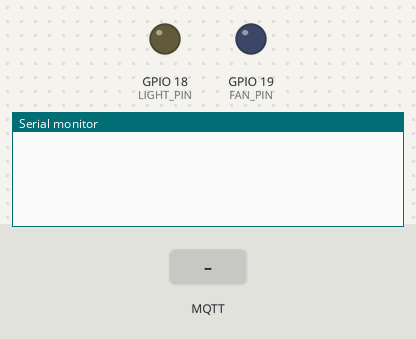
Bench run of a program on a simulated ESP32. Shown: output pins drawn as LEDs (lit = HIGH), the last lines printed to the serial monitor. Inputs (shaded band) come from the test bench. WiFi joins after 1.5 s; servers stay silent unless stated; no MQTT or app messages arrive unless stated.

Above: at 2.3 s.
2.4 s: MQTT message "light" arrives on the first subscribed topic
At 3.6 s:
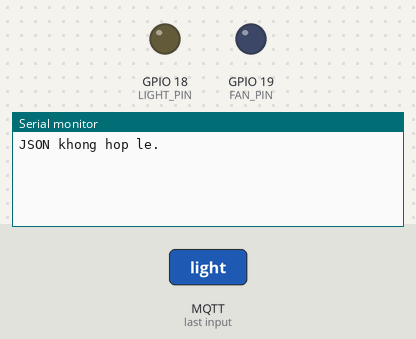
3.9 s: MQTT message "1" arrives on the first subscribed topic
At 5.1 s:
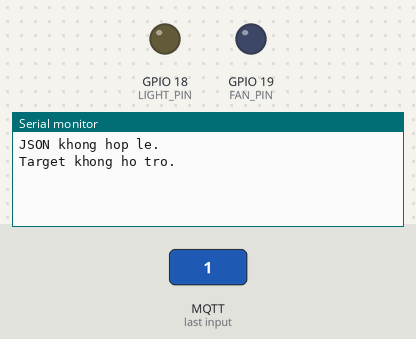

The program:

main.cpp
```cpp
#include <Arduino.h>
#include <ArduinoJson.h>
#include <PubSubClient.h>
#include <WiFi.h>

namespace
{
constexpr uint8_t LIGHT_PIN = 18;
constexpr uint8_t FAN_PIN = 19; // LED represents the fan in Wokwi.
constexpr char WIFI_SSID[] = "Wokwi-GUEST";
constexpr char WIFI_PASSWORD[] = "";
constexpr char MQTT_HOST[] = "broker.hivemq.com";
constexpr uint16_t MQTT_PORT = 1883;
constexpr char COMMAND_TOPIC[] = "vnhome/esp32-dontwait/device/cmd";

WiFiClient network;
PubSubClient mqtt(network);
bool lightOn = false;
uint8_t fanSpeed = 0;
}

void onMessage(char *topic, uint8_t *payload, unsigned int length)
{
    JsonDocument doc;
    if (deserializeJson(doc, payload, length))
    {
        Serial.println("JSON khong hop le.");
        return;
    }

    const char *target = doc["target"] | "";
    if (strcmp(target, "light") == 0)
    {
        const char *action = doc["action"] | "";
        if (strcmp(action, "toggle") == 0) lightOn = !lightOn;
        else if (strcmp(action, "on") == 0) lightOn = true;
        else if (strcmp(action, "off") == 0) lightOn = false;
        else { Serial.println("Action den khong hop le."); return; }
        digitalWrite(LIGHT_PIN, lightOn ? HIGH : LOW);
        Serial.printf("Den phong khach: %s\n", lightOn ? "ON" : "OFF");
    }
    else if (strcmp(target, "fan") == 0)
    {
        const int speed = doc["speed"] | -1;
        if (speed < 0 || speed > 3) { Serial.println("Toc do quat phai tu 0 den 3."); return; }
        fanSpeed = static_cast<uint8_t>(speed);
        digitalWrite(FAN_PIN, fanSpeed > 0 ? HIGH : LOW);
        Serial.printf("Quat speed: %u/3 (LED mo phong %s)\n", fanSpeed, fanSpeed ? "ON" : "OFF");
    }
    else Serial.println("Target khong ho tro.");
    (void)topic;
}

void setup()
{
    Serial.begin(115200);
    pinMode(LIGHT_PIN, OUTPUT);
    pinMode(FAN_PIN, OUTPUT);
    WiFi.mode(WIFI_STA);
    WiFi.begin(WIFI_SSID, WIFI_PASSWORD);
    mqtt.setServer(MQTT_HOST, MQTT_PORT);
    mqtt.setCallback(onMessage);
}

void loop()
{
    if (WiFi.status() != WL_CONNECTED) { delay(100); return; }
    if (!mqtt.connected())
    {
        const String clientId = "esp32-control-" + String(static_cast<uint32_t>(ESP.getEfuseMac()), HEX);
        if (mqtt.connect(clientId.c_str())) mqtt.subscribe(COMMAND_TOPIC);
        else { delay(2000); return; }
    }
    mqtt.loop();
}
```

Measured:
- after the input at 2.4 s, the serial monitor: prints a new line at once (image 1)
- after the input at 3.9 s, the serial monitor: prints a new line at once (image 2)
